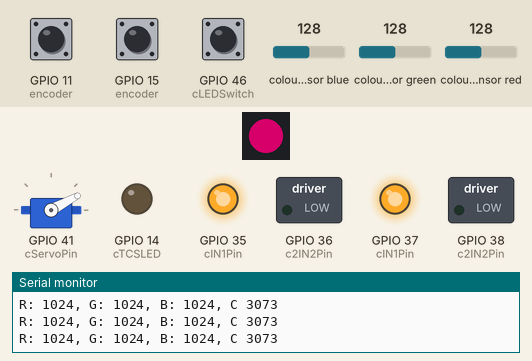
Recording of a sketch running on a simulated ESP32-S3. Parts: 1 RGB LEDs in strip order, left to right, servo, switched loads named in the sketch (green lamp = pin HIGH), output pins drawn as LEDs (lit = HIGH), the last lines printed to the serial monitor. The inputs (shaded band) are chosen by the test bench; at power-on: colour sensor green 128, GPIO 46 (cLEDSwitch) HIGH, colour sensor blue 128, GPIO 11 (encoder) HIGH, GPIO 15 (encoder) HIGH, colour sensor red 128. Dim RGB values are drawn brighter than linear; the strip is taken to match the declared colour order; servo pulses on a pin are drawn as a servo (544–2400 µs = 0–180°).

Above: at 1.26 s.
1.3 s: colour sensor green set to 131
At 2.8 s:
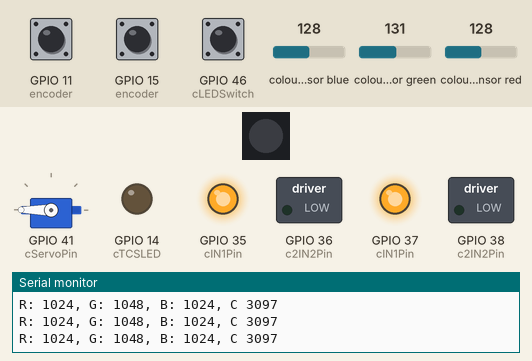
4.3 s: GPIO 46 (cLEDSwitch) pulled LOW for 0.15 s
At 4.39 s:
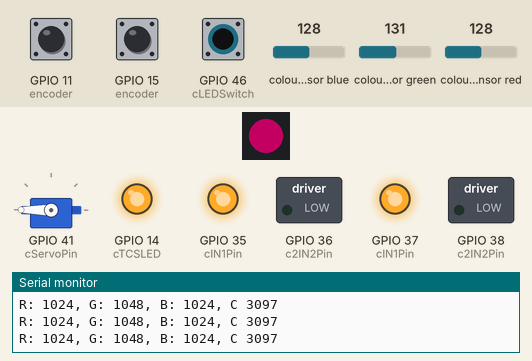
7.3 s: colour sensor blue set to 134
At 8.0 s:
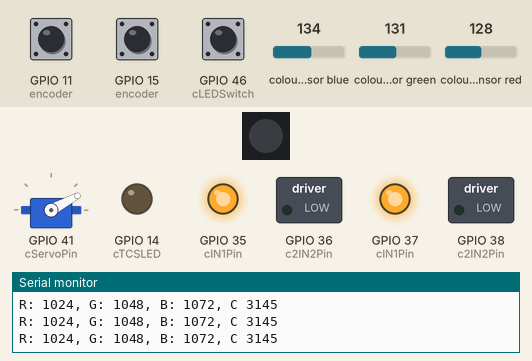
10.3 s: GPIO 46 (cLEDSwitch) pulled LOW for 1 s
At 10.7 s:
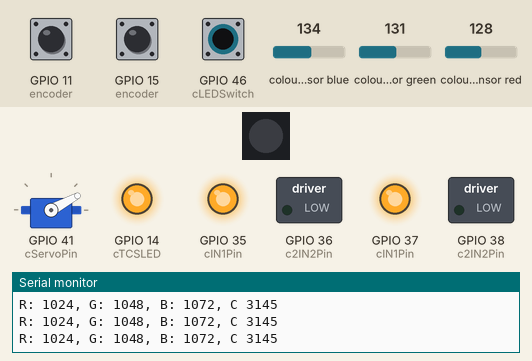
13.3 s: colour sensor blue set to 5
At 13.48 s:
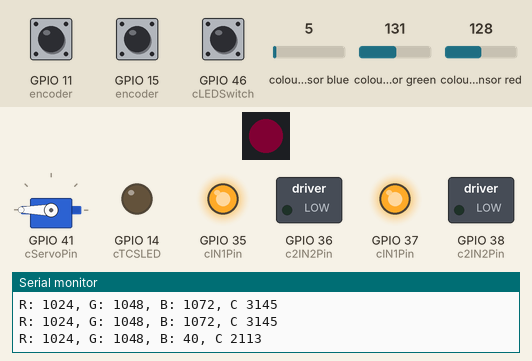
16.3 s: GPIO 46 (cLEDSwitch) pulled LOW for 3.2 s
At 18.5 s:
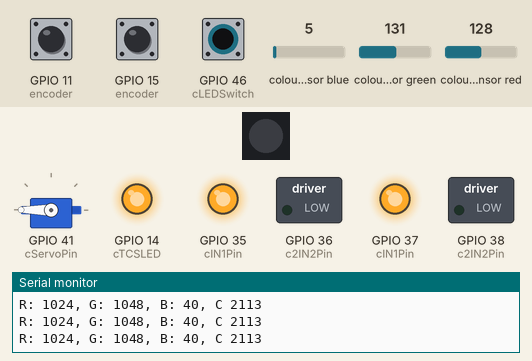
Timing chart, 0 to 22.0 s (numbered marks = the images above; inputs shaded):
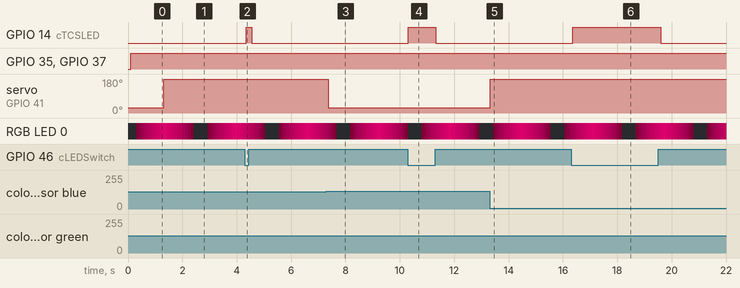

The sketch:

Sorter_Bot_Code.ino
```cpp
//
//  MSE 2202 Sorter Bot
//
//  Language: Arduino (C++)
//  Target:   ESP32-S3
//  Author:   Jordan Peters
//  Date:     2024 03 31
//

#define PRINT_COLOUR

#include <Arduino.h>
#include <Adafruit_NeoPixel.h>
#include <Wire.h>
#include <SPI.h>
#include "Adafruit_TCS34725.h"

// Function declarations
void doHeartbeat();
void setMotor(int dir, int pwm, int in1, int in2);
void ARDUINO_ISR_ATTR encoderISR(void* arg);

// Encoder structure
struct Encoder {
   const int chanA;                                                            // GPIO pin for encoder channel A
   const int chanB;                                                            // GPIO pin for encoder channel B
   long pos;                                                                   // current encoder position
};

// Port pin constants
#define   CONVEYOR_MOTOR_A              35                                     // GPIO35 pin 28 (J35) Conveyor Motor A
#define   CONVEYOR_MOTOR_B              36                                     // GPIO36 pin 29 (J36) Conveyor Motor B
#define   DISC_MOTOR_A                  37                                     // GPIO35 pin 30 (J37) Disc Motor A
#define   DISC_MOTOR_B                  38                                     // GPIO36 pin 31 (J38) Disc Motor B
#define   CONVEYOR_ENCODER_A            15                                     // Conveyor Encoder A signal is connected to pin 8 GPIO15 (J15)
#define   CONVEYOR_ENCODER_B            16                                     // ConveyorEncoder B signal is connected to pin 9 GPIO15 (J16)
#define   DISC_ENCODER_A                11                                     // Disc Encoder A signal is connected to pin 19 GPIO15 (J11)
#define   DISC_ENCODER_B                12                                     // Disc Encoder B signal is connected to pin 20 GPIO15 (J12)

// Constants
const int cHeartbeatInterval = 75;                                             // heartbeat update interval, in milliseconds
const int cSmartLED          = 21;                                             // when DIP switch S1-4 is on, SMART LED is connected to GPIO21
const int cSmartLEDCount     = 1;                                              // number of Smart LEDs in use
const int cSDA               = 47;                                             // GPIO pin for I2C data
const int cSCL               = 48;                                             // GPIO pin for I2C clock
const int cTCSLED            = 14;                                             // GPIO pin for LED on TCS34725
const int cLEDSwitch         = 46;                                             // DIP switch S1-2 controls LED on TCS32725
const int cServoPin          = 41;                                             // GPIO pin for servo motor
const int cServoChannel      = 5;                                              // PWM channel used for the RC servo motor
const int cNumMotors = 2;                                                      // number of DC motors
const int cIN1Pin[] = {CONVEYOR_MOTOR_A, DISC_MOTOR_A};                        // GPIO pin(s) for INT1
const int cIN1Chan[] = {0, 1};                                                 // PWM channe(s) for INT1
const int c2IN2Pin[] = {CONVEYOR_MOTOR_B, DISC_MOTOR_B};                       // GPIO pin(s) for INT2
const int cIN2Chan[] = {2, 3};                                                 // PWM channel(s) for INT2
const int cPWMRes = 8;                                                         // bit resolution for PWM
const int cMinPWM = 150;                                                       // PWM value for minimum speed that turns motor
const int cMaxPWM = pow(2, cPWMRes) - 1;                                       // PWM value for maximum speed
const int cPWMFreq = 20000;                                                    // frequency of PWM signal


// Variables
boolean heartbeatState       = true;                                           // state of heartbeat LED
unsigned long lastHeartbeat  = 0;                                              // time of last heartbeat state change
unsigned long curMillis      = 0;                                              // current time, in milliseconds
unsigned long prevMillis     = 0;                                              // start time for delay cycle, in milliseconds
int servoPos;                                                                  // servo position

// Declare SK6812 SMART LED object
Adafruit_NeoPixel SmartLEDs(cSmartLEDCount, cSmartLED, NEO_RGB + NEO_KHZ800);

// Smart LED brightness for heartbeat
unsigned char LEDBrightnessIndex = 0;
unsigned char LEDBrightnessLevels[] = {0, 0, 0, 5, 15, 30, 45, 60, 75, 90, 105, 120, 135,
                                       150, 135, 120, 105, 90, 75, 60, 45, 30, 15, 5, 0};

// TCS34725 colour sensor with 2.4 ms integration time and gain of 4
Adafruit_TCS34725 tcs = Adafruit_TCS34725(TCS34725_INTEGRATIONTIME_2_4MS, TCS34725_GAIN_4X);
bool tcsFlag = 0;                                                              // TCS34725 flag: 1 = connected; 0 = not found

Encoder encoder[] = {{CONVEYOR_ENCODER_A, CONVEYOR_ENCODER_B, 0},              // left encoder, 0 position
                     {DISC_ENCODER_A, DISC_ENCODER_B, 0}};                     // right encoder, 0 position


void setup() {
  Serial.begin(115200);                                                        // Standard baud rate for ESP32 serial monitor

  // Set up SmartLED
  SmartLEDs.begin();                                                           // initialize smart LEDs object
  SmartLEDs.clear();                                                           // clear pixel
  SmartLEDs.setPixelColor(0, SmartLEDs.Color(0,0,0));                          // set pixel colours to black (off)
  SmartLEDs.setBrightness(0);                                                  // set brightness [0-255]
  SmartLEDs.show();                                                            // update LED

  // Set up servo
  pinMode(cServoPin, OUTPUT);                                                  // configure servo GPIO for output
  ledcSetup(cServoChannel, 50, 14);                                            // setup for channel for 50 Hz, 14-bit resolution
  ledcAttachPin(cServoPin, cServoChannel);                                     // assign servo pin to servo channel

  // Set up motors and encoders
  for (int k = 0; k < cNumMotors; k++) {
      ledcAttachPin(cIN1Pin[k], cIN1Chan[k]);                                  // attach INT1 GPIO to PWM channel
      ledcSetup(cIN1Chan[k], cPWMFreq, cPWMRes);                               // configure PWM channel frequency and resolution
      ledcAttachPin(c2IN2Pin[k], cIN2Chan[k]);                                 // attach INT2 GPIO to PWM channel
      ledcSetup(cIN2Chan[k], cPWMFreq, cPWMRes);                               // configure PWM channel frequency and resolution
      pinMode(encoder[k].chanA, INPUT);                                        // configure GPIO for encoder channel A input
      pinMode(encoder[k].chanB, INPUT);                                        // configure GPIO for encoder channel B input

      // configure encoder to trigger interrupt with each rising edge on channel A
      attachInterruptArg(encoder[k].chanA, encoderISR, &encoder[k], RISING);
  }

  Wire.setPins(cSDA, cSCL);                                                    // set I2C pins for TCS34725
  pinMode(cTCSLED, OUTPUT);                                                    // configure GPIO to control LED on TCS34725
  pinMode(cLEDSwitch, INPUT_PULLUP);                                           // configure GPIO to set state of TCS34725 LED

  // Connect to TCS34725 colour sensor
  if (tcs.begin()) {
    Serial.printf("Found TCS34725 colour sensor\n");
    tcsFlag = true;
  }
  else {
    Serial.printf("No TCS34725 found ... check your connections\n");
    tcsFlag = false;
  }
}

void loop() {
  uint16_t r, g, b, c;                                                         // RGBC values from TCS34725
  digitalWrite(cTCSLED, !digitalRead(cLEDSwitch));                             // turn on onboard LED if switch state is low (on position)
  if (tcsFlag) {                                                               // if colour sensor initialized
    tcs.getRawData(&r, &g, &b, &c);                                            // get raw RGBC values
#ifdef PRINT_COLOUR
      Serial.printf("R: %d, G: %d, B: %d, C %d\n", r, g, b, c);
#endif
  }
   tcs.getRawData(&r, &g, &b, &c);

  // Set desired servo position based colour
  if (g > r && g > b) {
    servoPos = 180;                                                              // if green marble detected, set to desired servo angle
  } else {
    servoPos = 30;                                                               // if non-green marble detected, set servo to resting angle
  }

// Update servo position
ledcWrite(cServoChannel, degreesToDutyCycle(servoPos));
  doHeartbeat();                                                                 // update heartbeat LED
  setMotor(1, 255, cIN1Chan[0], cIN2Chan[0]);                                    // spin conveyor belt
  setMotor(1, 255, cIN1Chan[1], cIN2Chan[1]);                                    // spin disc
}

// update heartbeat LED
void doHeartbeat() {
  curMillis = millis();                                                          // get the current time in milliseconds
  // check to see if elapsed time matches the heartbeat interval
  if ((curMillis - lastHeartbeat) > cHeartbeatInterval) {
    lastHeartbeat = curMillis;                                                   // update the heartbeat time for the next update
    LEDBrightnessIndex++;                                                        // shift to the next brightness level
    if (LEDBrightnessIndex > sizeof(LEDBrightnessLevels)) {                      // if all defined levels have been used
      LEDBrightnessIndex = 0;                                                    // reset to starting brightness
    }
    SmartLEDs.setBrightness(LEDBrightnessLevels[LEDBrightnessIndex]);            // set brightness of heartbeat LED
    SmartLEDs.setPixelColor(0, SmartLEDs.Color(255, 0, 127));                    // set pixel colours to pink
    SmartLEDs.show();                                                            // update LED
  }
}

// send motor control signals, based on direction and pwm (speed)
void setMotor(int dir, int pwm, int in1, int in2) {
   if (dir == 1) {                                                               // forward
      ledcWrite(in1, pwm);
      ledcWrite(in2, 0);
   }
   else if (dir == -1) {                                                         // reverse
      ledcWrite(in1, 0);
      ledcWrite(in2, pwm);
   }
   else {                                                                        // stop
      ledcWrite(in1, 0);
      ledcWrite(in2, 0);
   }
}

// encoder interrupt service routine
// argument is pointer to an encoder structure, which is statically cast to a Encoder structure, allowing multiple
// instances of the encoderISR to be created (1 per encoder)
void ARDUINO_ISR_ATTR encoderISR(void* arg) {
   Encoder* s = static_cast<Encoder*>(arg);                                      // cast pointer to static structure

   int b = digitalRead(s->chanB);                                                // read state of channel B
   if (b > 0) {                                                                  // high, leading channel A
      s->pos++;                                                                  // increase position
   }
   else {                                                                        // low, lagging channel A
      s->pos--;                                                                  // decrease position
   }
}

long degreesToDutyCycle(int deg) {
  const long cMinDutyCycle = 400;                                                // duty cycle for 0 degrees
  const long cMaxDutyCycle = 2100;                                               // duty cycle for 180 degrees

  long dutyCycle = map(deg, 0, 180, cMinDutyCycle, cMaxDutyCycle);               // convert to duty cycle

#ifdef OUTPUT_ON
  float percent = dutyCycle * 0.0061039;                                         // (dutyCycle / 16383) * 100
  Serial.printf("Degrees %d, Duty Cycle Val: %ld = %f%%\n", servoPos, dutyCycle, percent);
#endif

  return dutyCycle;
}
```

Measured:
- the behaviour switches between 128 and 129 on colour sensor green (found by bisection; images 0 and 1)
- the behaviour switches between 130 and 131 on colour sensor blue (found by bisection; images 2 and 3)
- after the input at 1.3 s, servo on GPIO 41 (cServoPin): 28° → 180° at once
- after the input at 4.3 s, GPIO 14 (cTCSLED): LOW → HIGH at once, → LOW 0.20 s later
- after the input at 7.3 s, servo on GPIO 41 (cServoPin): 180° → 28° after 0.07 s
- after the input at 10.3 s, GPIO 14 (cTCSLED): LOW → HIGH at once, → LOW 1.0 s later
- after the input at 13.3 s, servo on GPIO 41 (cServoPin): 28° → 180° at once
- after the input at 16.3 s, GPIO 14 (cTCSLED): LOW → HIGH after 0.06 s, → LOW 3.2 s later
